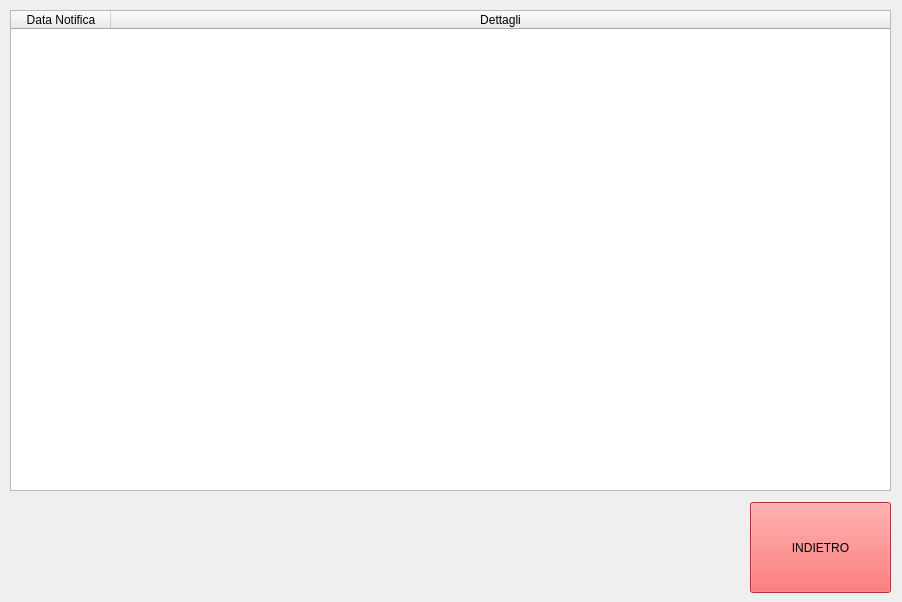
<?xml version="1.0" encoding="UTF-8"?>
<ui version="4.0">
 <class>Form</class>
 <widget class="QWidget" name="Form">
  <property name="geometry">
   <rect>
    <x>0</x>
    <y>0</y>
    <width>902</width>
    <height>602</height>
   </rect>
  </property>
  <property name="windowTitle">
   <string>Form</string>
  </property>
  <widget class="QPushButton" name="backButton">
   <property name="geometry">
    <rect>
     <x>750</x>
     <y>502</y>
     <width>141</width>
     <height>91</height>
    </rect>
   </property>
   <property name="styleSheet">
    <string notr="true">background-color: rgb(255,70,70)</string>
   </property>
   <property name="text">
    <string>INDIETRO</string>
   </property>
  </widget>
  <widget class="QTableWidget" name="tabellaNotifiche">
   <property name="geometry">
    <rect>
     <x>10</x>
     <y>10</y>
     <width>881</width>
     <height>481</height>
    </rect>
   </property>
   <property name="selectionMode">
    <enum>QAbstractItemView::SingleSelection</enum>
   </property>
   <property name="columnCount">
    <number>2</number>
   </property>
   <attribute name="horizontalHeaderStretchLastSection">
    <bool>true</bool>
   </attribute>
   <column>
    <property name="text">
     <string>Data Notifica</string>
    </property>
   </column>
   <column>
    <property name="text">
     <string>Dettagli</string>
    </property>
   </column>
  </widget>
 </widget>
 <resources/>
 <connections/>
</ui>
